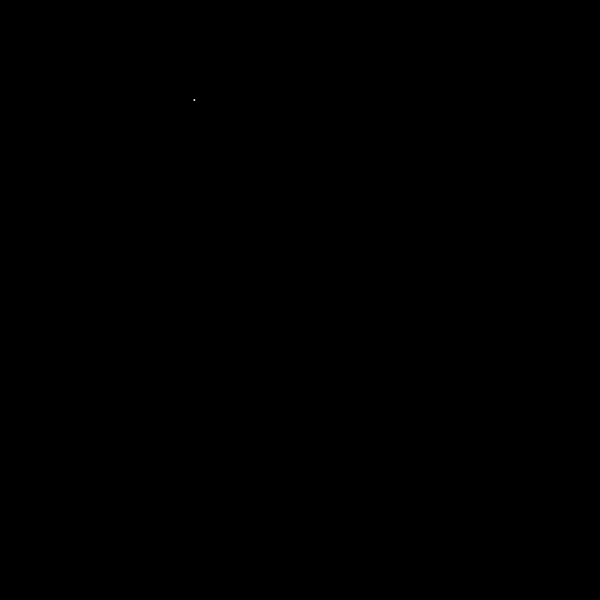
Frame 1 (no input)
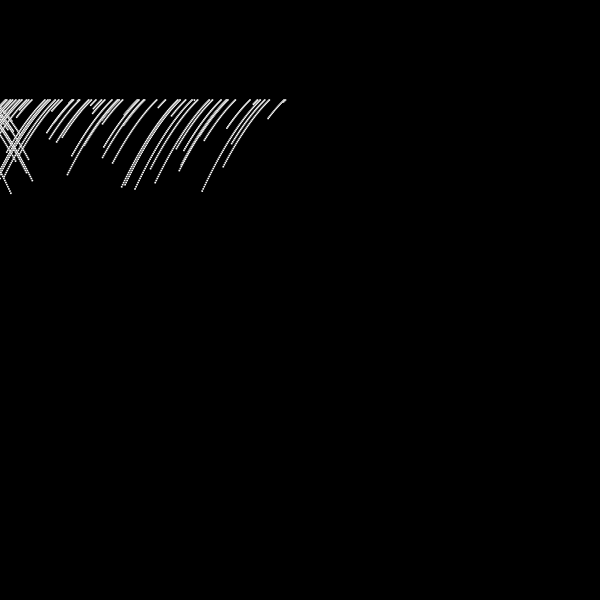
Frame 60 (the mouse pressed at the canvas centre just before this capture)
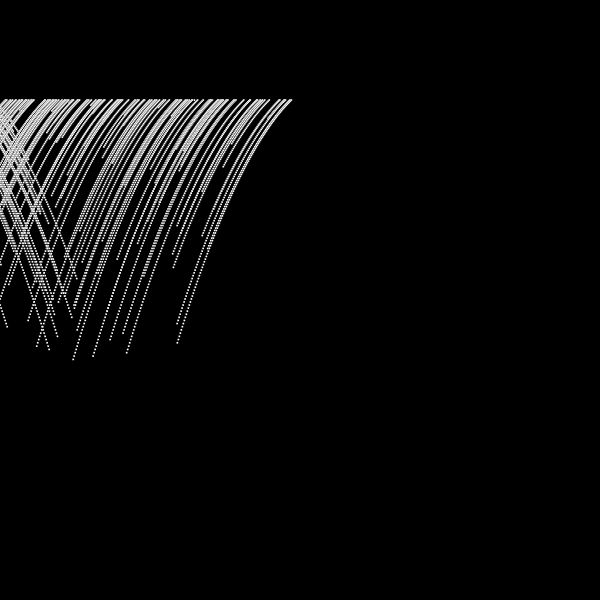
Frame 120 (the mouse held since frame 60 and released just before this capture)

The Processing sketch that drew these frames (run headless with seeded random() and noise(); from frame 60 on, the mouse is pressed at the canvas centre):

// Processing sketch: processing_86994
// ── processing_86994.pde

ArrayList ballCollection;

void setup(){
  size(600,600);
  smooth(); 
  background(0);
  frameRate(30);
ballCollection = new ArrayList();
//for(int i = 0; i<100; i++){
//Ball myBall = new Ball(random(0,width),random(0,200));
//ballCollection.add(myBall);
//}
}
void draw() {
  //background(0);
  strokeWeight(0);
  
  Ball myBall = new Ball(random(1,300),100);
  ballCollection.add(myBall);
  for(int i = 0; i<ballCollection.size(); i++){
  Ball mb = (Ball) ballCollection.get(i);
  myBall.run();
}
}
class Ball {
  float x = 0;
  float y = 0;
  float speedX = random(-1,-12);
  float speedY = random(1,-1);

  Ball(float _x, float _y) {
    x = _x; 
    y = _y;
  }

  void run() {
    display();
    move();
    bounce();
    gravity();
  }

  void display() {
    ellipse(x, y, 2, 2);
  }

  void move() {
    x += speedX;
    y += speedY;
  }

  void bounce() {
    if (x > width) {
      speedX = -speedX;
    }
    if (x < 0) {
      speedX = -speedX;
    }
    if (y > height) {
      speedY = -speedY;
    }
    if (y < 20) {
      speedY = -speedY;
    }
  }
  void gravity() {
    speedY += .02;
  }
}
